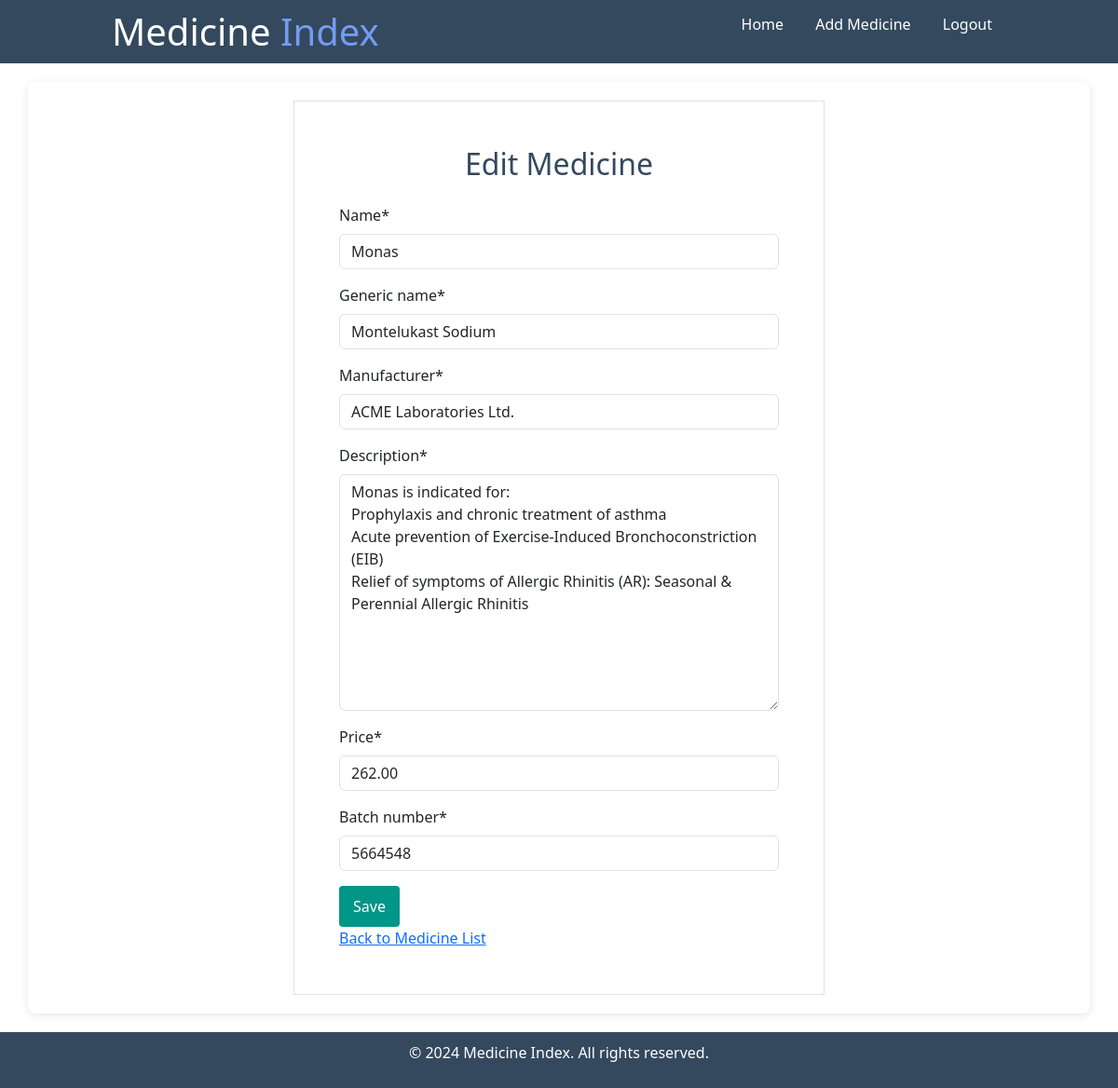
The page /update/9/ (signed in) on the database its author committed.
### medicines/models.py (models this page shows, shortened)
class Medicine(models.Model):
    name = models.CharField(max_length=100)
    generic_name = models.CharField(max_length=100)
    manufacturer = models.CharField(max_length=100)
    description = models.TextField()
    price = models.DecimalField(max_digits=10, decimal_places=2)
    batch_number = models.CharField(max_length=50)

### medicines/views.py (the view)
# urls.py: path('update/<int:pk>/', medicine_update, name='medicine_update'),
@login_required(login_url='user_login')
def medicine_update(request, pk):
    medicine = get_object_or_404(Medicine, pk=pk)
    if request.method == 'POST':
        form = MedicineForm(request.POST or None, instance=medicine)
        if form.is_valid():
            form.save()
            return redirect('medicine_list')
    else:
        form = MedicineForm(instance=medicine)
    return render(request, 'medicines/medicine_form.html', {'form': form, 'medicine': medicine})

### medicines/forms.py (shortened to what this page needs)
class MedicineForm(forms.ModelForm):
    class Meta:
        model = Medicine
        fields = '__all__'

### medicines/templates/medicines/medicine_form.html (shortened to what this page needs)
{% extends 'medicines/base.html' %}
{% load crispy_forms_tags %}
{% block content %}
    <div class="container">
        <div class="row">
            <div class="col-6 mx-auto border p-5">
                <h2 class="text-center main-color mb-4">{% if medicine %}Edit{% else %}Add{% endif %} Medicine</h2>
                <form method="post">
                    {{ form|crispy }}
                    <button type="submit">Save</button>
                </form>
                <a href="{% url 'medicine_list' %}">Back to Medicine List</a>
            </div>
        </div>
    </div>
{% endblock %}

### medicines/static/style.css (style rules this page uses)
body { font-family: Arial, sans-serif; margin: 0; padding: 0; background-color: #f4f4f4; }
.container { width: 80%; margin: 20px auto; padding: 20px; background-color: white; border-radius: 8px; box-shadow: 0 2px 10px rgba(0, 0, 0, 0.1); }
form button { padding: 10px 15px; background-color: #009688; color: white; border: none; border-radius: 4px; cursor: pointer; }
.main-color { color: #34495e; }

### rows shown on the page
Medicine: name "Monas", generic_name "Montelukast Sodium", manufacturer "ACME Laboratories Ltd.", description "Monas is indicated for: Prophylaxis and chronic treatment of asthma Acute prevention of Exercise-Induced Bronchoconstriction (EIB) Relief of symptoms of Allergic Rhinitis (AR): Seasonal & Perennial Allergic Rhinitis", price "262.00", batch_number "5664548"
